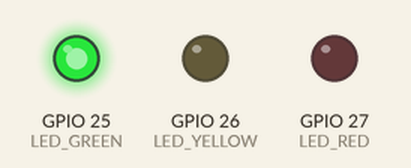
The sketch below on a simulated ESP32. Parts: output pins drawn as LEDs (lit = HIGH). What the sketch prints to the serial monitor is not drawn.

Above: at 0.5 s.
At 3.1 s:
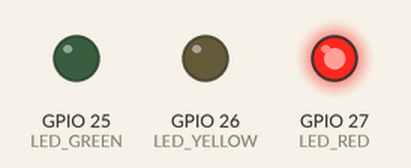
At 4.4 s:
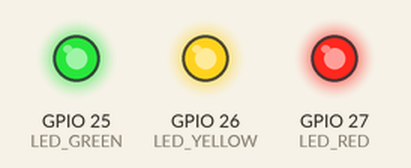
At 5.4 s:
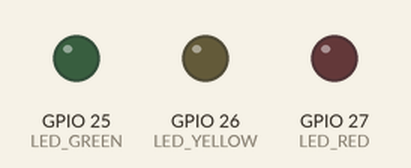
At 9.7 s:
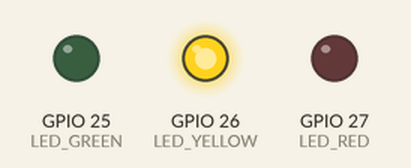
Timing chart, 0 to 10.3 s (numbered marks = the images above):
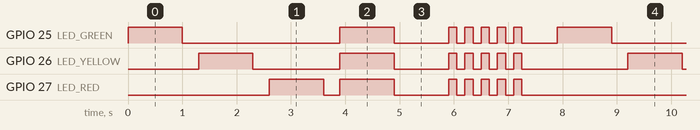

Measured:
- by itself, GPIO 27 (LED_RED): repeats every 7.9 s: LOW 0.30 s, HIGH 1.0 s, LOW 1.0 s, 4 × (HIGH 0.15 s, LOW 0.15 s), HIGH 0.15 s, LOW 3.3 s, HIGH 1.0 s
- by itself, GPIO 25 (LED_GREEN): repeats every 7.9 s: LOW 2.9 s, HIGH 1.0 s, LOW 1.0 s, 4 × (HIGH 0.15 s, LOW 0.15 s), HIGH 0.15 s, LOW 0.65 s, HIGH 1.0 s
- by itself, everything shown: repeats every 7.9 s, in 18 steps

The sketch:

test_led.ino
```cpp
// =============================================
// TEST LED - Kiểm tra kết nối 3 đèn LED
// GPIO 25 = LED Xanh (Low)
// GPIO 26 = LED Vàng (Medium)
// GPIO 27 = LED Đỏ   (High)
// =============================================

#define LED_GREEN  25
#define LED_YELLOW 26
#define LED_RED    27

void setup() {
  Serial.begin(115200);

  pinMode(LED_GREEN,  OUTPUT);
  pinMode(LED_YELLOW, OUTPUT);
  pinMode(LED_RED,    OUTPUT);

  // Tắt hết khi khởi động
  digitalWrite(LED_GREEN,  LOW);
  digitalWrite(LED_YELLOW, LOW);
  digitalWrite(LED_RED,    LOW);

  Serial.println("=== TEST LED BẮT ĐẦU ===");
}

void loop() {

  // --- Bước 1: Sáng từng đèn một ---
  Serial.println(">> LED XANH sáng");
  digitalWrite(LED_GREEN, HIGH);
  delay(1000);
  digitalWrite(LED_GREEN, LOW);
  delay(300);

  Serial.println(">> LED VÀNG sáng");
  digitalWrite(LED_YELLOW, HIGH);
  delay(1000);
  digitalWrite(LED_YELLOW, LOW);
  delay(300);

  Serial.println(">> LED ĐỎ sáng");
  digitalWrite(LED_RED, HIGH);
  delay(1000);
  digitalWrite(LED_RED, LOW);
  delay(300);

  // --- Bước 2: Sáng cả 3 cùng lúc ---
  Serial.println(">> Cả 3 LED sáng");
  digitalWrite(LED_GREEN,  HIGH);
  digitalWrite(LED_YELLOW, HIGH);
  digitalWrite(LED_RED,    HIGH);
  delay(1000);

  // --- Bước 3: Tắt cả 3 ---
  Serial.println(">> Tắt hết");
  digitalWrite(LED_GREEN,  LOW);
  digitalWrite(LED_YELLOW, LOW);
  digitalWrite(LED_RED,    LOW);
  delay(1000);

  // --- Bước 4: Nhấp nháy nhanh ---
  Serial.println(">> Nhấp nháy...");
  for (int i = 0; i < 5; i++) {
    digitalWrite(LED_GREEN,  HIGH);
    digitalWrite(LED_YELLOW, HIGH);
    digitalWrite(LED_RED,    HIGH);
    delay(150);
    digitalWrite(LED_GREEN,  LOW);
    digitalWrite(LED_YELLOW, LOW);
    digitalWrite(LED_RED,    LOW);
    delay(150);
  }

  delay(500);
  Serial.println("--- Lặp lại ---\n");
}
```
